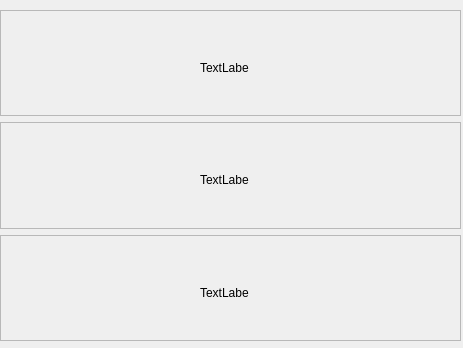
<?xml version="1.0" encoding="UTF-8"?>
<ui version="4.0">
 <class>Form</class>
 <widget class="QWidget" name="Form">
  <property name="geometry">
   <rect>
    <x>0</x>
    <y>0</y>
    <width>463</width>
    <height>348</height>
   </rect>
  </property>
  <property name="windowTitle">
   <string>Form</string>
  </property>
  <widget class="QWidget" name="">
   <property name="geometry">
    <rect>
     <x>0</x>
     <y>10</y>
     <width>461</width>
     <height>331</height>
    </rect>
   </property>
   <layout class="QVBoxLayout" name="verticalLayout">
    <item>
     <widget class="QFrame" name="frame_1">
      <property name="sizePolicy">
       <sizepolicy hsizetype="Preferred" vsizetype="Preferred">
        <horstretch>0</horstretch>
        <verstretch>0</verstretch>
       </sizepolicy>
      </property>
      <property name="minimumSize">
       <size>
        <width>50</width>
        <height>50</height>
       </size>
      </property>
      <property name="frameShape">
       <enum>QFrame::Shape::StyledPanel</enum>
      </property>
      <property name="frameShadow">
       <enum>QFrame::Shadow::Raised</enum>
      </property>
      <widget class="QLabel" name="label">
       <property name="geometry">
        <rect>
         <x>200</x>
         <y>50</y>
         <width>49</width>
         <height>16</height>
        </rect>
       </property>
       <property name="layoutDirection">
        <enum>Qt::LayoutDirection::LeftToRight</enum>
       </property>
       <property name="text">
        <string>TextLabel</string>
       </property>
      </widget>
     </widget>
    </item>
    <item>
     <widget class="QFrame" name="frame_3">
      <property name="sizePolicy">
       <sizepolicy hsizetype="Preferred" vsizetype="Preferred">
        <horstretch>0</horstretch>
        <verstretch>0</verstretch>
       </sizepolicy>
      </property>
      <property name="minimumSize">
       <size>
        <width>50</width>
        <height>50</height>
       </size>
      </property>
      <property name="frameShape">
       <enum>QFrame::Shape::StyledPanel</enum>
      </property>
      <property name="frameShadow">
       <enum>QFrame::Shadow::Raised</enum>
      </property>
      <widget class="QLabel" name="label_2">
       <property name="geometry">
        <rect>
         <x>200</x>
         <y>50</y>
         <width>49</width>
         <height>16</height>
        </rect>
       </property>
       <property name="text">
        <string>TextLabel</string>
       </property>
      </widget>
     </widget>
    </item>
    <item>
     <widget class="QFrame" name="frame_2">
      <property name="sizePolicy">
       <sizepolicy hsizetype="Preferred" vsizetype="Preferred">
        <horstretch>0</horstretch>
        <verstretch>0</verstretch>
       </sizepolicy>
      </property>
      <property name="minimumSize">
       <size>
        <width>50</width>
        <height>50</height>
       </size>
      </property>
      <property name="frameShape">
       <enum>QFrame::Shape::StyledPanel</enum>
      </property>
      <property name="frameShadow">
       <enum>QFrame::Shadow::Raised</enum>
      </property>
      <widget class="QLabel" name="label_3">
       <property name="geometry">
        <rect>
         <x>200</x>
         <y>50</y>
         <width>49</width>
         <height>16</height>
        </rect>
       </property>
       <property name="text">
        <string>TextLabel</string>
       </property>
      </widget>
     </widget>
    </item>
   </layout>
  </widget>
 </widget>
 <resources/>
 <connections/>
</ui>
